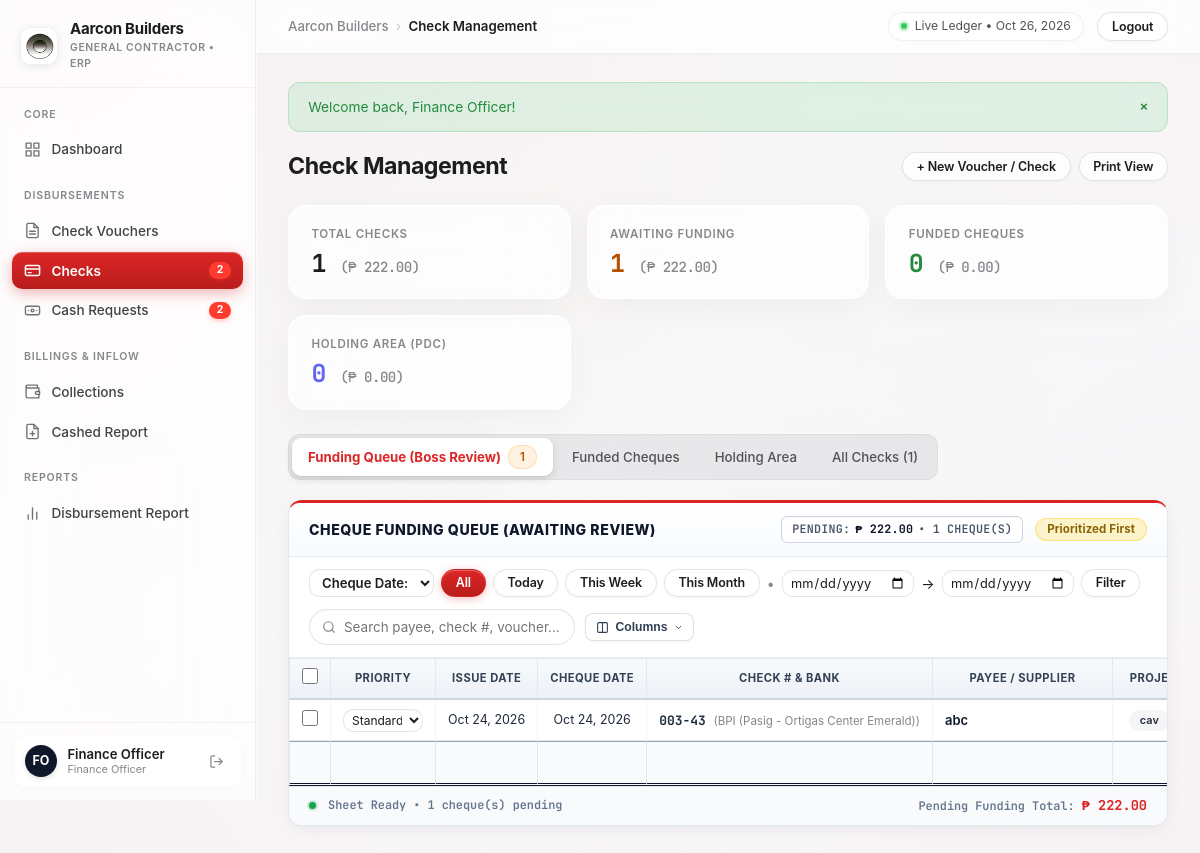
The page /checks.php (signed in) on the database its author committed.
### tables this page shows
CREATE TABLE "checks" (
        id INTEGER PRIMARY KEY AUTOINCREMENT,
        check_number VARCHAR(50) NOT NULL UNIQUE,
        bank_name VARCHAR(100) NOT NULL,
        account_number VARCHAR(100) DEFAULT '',
        payee VARCHAR(255) NOT NULL,
        amount DECIMAL(12, 2) NOT NULL,
        issue_date DATE NOT NULL,
        check_date DATE DEFAULT NULL,
        category VARCHAR(100) DEFAULT 'Materials',
        project_name VARCHAR(255) DEFAULT 'General Operations',
        project_district VARCHAR(100) DEFAULT '',
        voucher_number VARCHAR(100) DEFAULT '',
        priority_status VARCHAR(50) DEFAULT 'Standard',
        check_type VARCHAR(50) DEFAULT 'Dated Check',
        status VARCHAR(50) DEFAULT 'pending',
        funded_at DATETIME DEFAULT NULL,
        funded_by VARCHAR(100) DEFAULT NULL,
        remarks TEXT DEFAULT '',
        created_at DATETIME DEFAULT CURRENT_TIMESTAMP,
        is_reviewed INTEGER DEFAULT 1
    , custom_fields TEXT DEFAULT '{}');

### checks.php (the view, shortened to what the rows shown need)
<?php
require_once __DIR__ . '/config/config.php';
require_once __DIR__ . '/includes/header.php';
$db = get_db();
$activeTab = $_GET['tab'] ?? 'funding';
$dateConditions = [];
$dateWhereClause = !empty($dateConditions) ? " AND (" . implode(" AND ", $dateConditions) . ")" : "";
$pendingChecks = $db->query("SELECT * FROM checks WHERE status = 'pending' AND (is_reviewed = 1 OR is_reviewed IS NULL) AND (priority_status IS NULL OR priority_status != 'Hold') {$dateWhereClause} ORDER BY CASE WHEN priority_status = 'Prioritized' THEN 0 ELSE 1 END, check_date ASC, id ASC")->fetchAll();
?>
<div class="page-header no-print">
    <div>
        <h1 class="page-title">Check Management</h1>
    </div>
</div>
<div class="tabs-container">
    <div class="tab-pane <?= $activeTab === 'funding' ? 'active' : '' ?>" id="tab-funding">
        <div class="excel-sheet-card">
            <div>
                <?php if (empty($pendingChecks)): ?>
                    <div class="empty-state">
                        No pending checks awaiting funding.
                        <p>Click "+ New Check" to encode hand-written checks into the system.</p>
                    </div>
                <?php else: ?>
                    <div class="table-responsive">
                        <table class="excel-table" id="pendingChecksTable">
                            <thead>
                                <tr>
                                    <th style="width: 32px; text-align: center;" class="no-print">
                                        <input type="checkbox" id="selectAllChecks" class="custom-checkbox">
                                    </th>
                                    <th class="col-toggle-chk-priority" style="min-width: 105px;">PRIORITY</th>
                                    <th class="col-toggle-chk-issuedate" style="min-width: 95px; text-align: center;">ISSUE DATE</th>
                                    <th class="col-toggle-chk-chequedate" style="min-width: 95px; text-align: center;">CHEQUE DATE</th>
                                    <th class="col-toggle-chk-check" style="min-width: 140px;">CHECK # &amp; BANK</th>
                                    <th class="col-toggle-chk-payee" style="min-width: 180px;">PAYEE / SUPPLIER</th>
                                    <th class="col-toggle-chk-project" style="min-width: 160px;">PROJECT &amp; DISTRICT</th>
                                </tr>
                            </thead>
                            <tbody>
                                <?php foreach ($pendingChecks as $chk): ?>
                                    <?php
                                        $priority = $chk['priority_status'] ?: 'Standard';
                                    ?>
                                    <tr style="<?= $priority === 'Prioritized' ? 'background: #fffbeb;' : '' ?>">
                                        <td style="text-align: center;" class="no-print">
                                            <input type="checkbox" class="custom-checkbox check-select-item" value="<?= $chk['id'] ?>" data-amount="<?= $chk['amount'] ?>">
                                        </td>
                                        <td class="col-toggle-chk-priority">
                                            <div class="no-print">
                                                <select class="check-priority-select form-control" data-check-id="<?= $chk['id'] ?>" style="padding: 2px 4px; font-size: 0.75rem; height: auto;">
                                                    <option value="Standard" <?= $priority === 'Standard' ? 'selected' : '' ?>>Standard</option>
                                                </select>
                                            </div>
                                        </td>
                                        <td class="col-toggle-chk-issuedate" style="text-align: center; font-size: 0.78rem;" class="excel-mono"><?= format_date($chk['issue_date']) ?></td>
                                        <td class="col-toggle-chk-chequedate" style="text-align: center; font-size: 0.78rem;" class="excel-mono">
                                            <?= !empty($chk['check_date']) ? format_date($chk['check_date']) : '<span style="color: var(--text-muted); font-style: italic;">Pending Date</span>' ?>
                                        </td>
                                        <td class="col-toggle-chk-check">
                                            <span class="excel-mono" style="font-weight: 700; color: #1e293b;"><?= e($chk['check_number']) ?></span>
                                            <small style="color: var(--text-muted); font-size: 0.72rem; margin-left: 4px;">(<?= e($chk['bank_name']) ?>)</small>
                                        </td>
                                        <td class="col-toggle-chk-payee" style="font-weight: 600; color: #0f172a;"><?= e($chk['payee']) ?></td>
                                        <td class="col-toggle-chk-project">
                                            <?php if (!empty($chk['project_district'])): ?>
                                                <span class="badge" style="background: rgba(0, 0, 0, 0.04); font-size: 0.68rem; margin-left: 4px;"><?= e($chk['project_district']) ?></span>
                                            <?php endif; ?>
                                        </td>
                                    </tr>
                                <?php endforeach; ?>
                            </tbody>
                            <tfoot>
                                <tr>
                                    <th class="no-print"></th>
                                    <th class="col-toggle-chk-priority"></th>
                                    <th class="col-toggle-chk-issuedate"></th>
                                    <th class="col-toggle-chk-chequedate"></th>
                                    <th class="col-toggle-chk-check"></th>
                                    <th class="col-toggle-chk-payee"></th>
                                    <th class="col-toggle-chk-project"></th>
                                </tr>
                            </tfoot>
                        </table>
                    </div>
                <?php endif; ?>
            </div>
        </div>
    </div>
</div>
<?php require_once __DIR__ . '/includes/footer.php'; ?>

### rows shown on the page
checks: priority_status+id "Standard", issue_date "Oct 24, 2026", check_date "Oct 24, 2026", check_number "003-43", bank_name "BPI (Pasig - Ortigas Center Emerald)", payee "abc", project_district "cav"

### other values the page prints
$dynamicAppName "Aarcon Builders"
$pendingChecksCount "2"
$pendingCashCount "2"
$userInitials "FO"
$currentUser['full_name'] "Finance Officer"
get_user_role_label($currentUser['role']) "Finance Officer"
$pageTitle "Check Management"
$flash['message'] "Welcome back, Finance Officer!"
$allChecksCount "1"
format_money($allChecksTotal) "₱ 222.00"
count($pendingChecks) "1"
format_money($pendingTotal) "₱ 222.00"
count($fundedChecks) "0"
format_money($fundedTotal) "₱ 0.00"
count($holdingChecks) "0"
